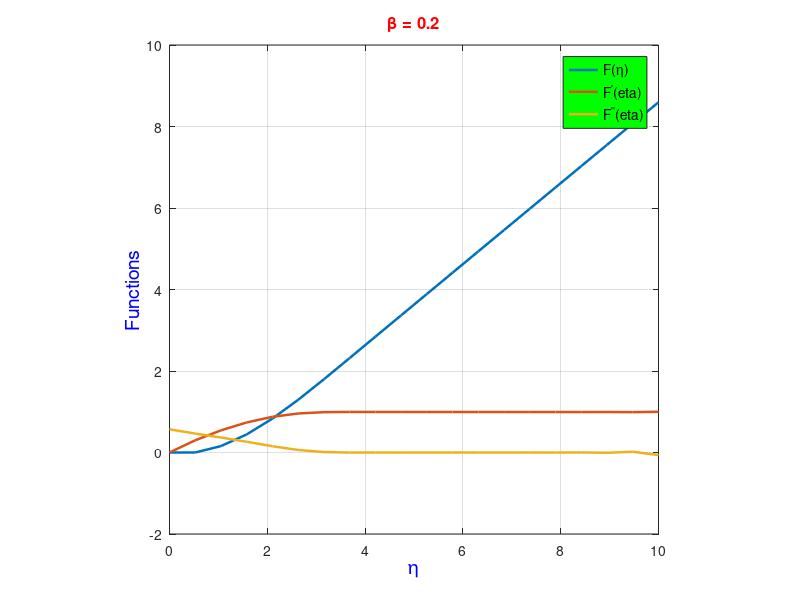

MATLAB code to generate this figure: (Note: this script raises an error after producing the figure.)
clear
clc
close all
%% 
BETA=0.2;
ALPHA=1;

INFINITY_ETA=10;
NODES=20;
D=INFINITY_ETA/(NODES-1);

F=0:0:0; G=F; H=G;
ETA=F;

F0=0; G0=0; GN=1;
SHOOT=0.001;
ADD=0.1*SHOOT;

F(1)=F0; G(1)=G0;
H(1)=SHOOT;

MAXIT=10000;
ITER=1;
ACCERR=0.0001;
ERROR=100;

while ((ERROR>ACCERR) && (ITER<MAXIT))
for I=1:NODES-1
    ETA(I+1)=I*D;
    F(I+1)=F(I)+D*G(I);
    G(I+1)=G(I)+D*H(I);
    H(I+1)=H(I)+D*(-ALPHA*F(I)*H(I) - BETA*(1-G(I)^2));
end

ERROR=abs(G(NODES)-GN);
H(1)=H(1)+ADD;

ITER=ITER+1;

end

for I=1:NODES
    OUT_M(:,1)=ETA;
    OUT_M(:,2)=F;
    OUT_M(:,3)=G;
    OUT_M(:,4)=H;
end
%% 
figure
plot (ETA,F,'linewidth',1.8)
hold on
plot (ETA,G,'linewidth',1.8)
plot (ETA,H,'linewidth',1.8)

xlabel ('\eta','FontSize',14,'color','b')
ylabel ('Functions','FontSize',14,'color','b')
title (['\beta = ',num2str(BETA)],'FontSize',12,'color','R')

grid on
axis square

legend('F(\eta)',"F^'(\eta)","F^'^'(\eta)",'FontSize',10,'color','G')

%% 
V=1.48E-5;
C=5;

LX=1;
LY=1;
DX=LX/(NODES-1);
DY=LY/(NODES-1);

X=0:0:0; Y=X; KSI=X;
S=zeros(NODES,NODES);
U_VEL=S; V_VEL=S;

for I=1:NODES
    X(I)=(I-1)*DX;
    KSI(I)=sqrt((V*(2-BETA))/C)*X(I)^((1-BETA)/(2-BETA));
    for J=1:NODES
        Y(J)=(J-1)*DY;
        
        INPUT=(Y(J)/(sqrt((2-BETA)*V/C)))*X(I)^(-(1-BETA)/(2-BETA));
        S(I,J)=sqrt(C*(2-BETA)*V) * X(I)^(1/(2-BETA)) * F_ETA(INPUT);
    end
end
S(1,:)=S(2,:);

for I=2:NODES-1
    for J=2:NODES-1
        U_VEL(1,J)=(S(1,J+1)-S(1,J-1))/(2*DY);
        U_VEL(I,J)=(S(I,J+1)-S(I,J-1))/(2*DY);
        
        U_VEL(I,1)=(S(I,2)-S(I,1))/(DY);
        U_VEL(I,NODES)=(S(I,NODES)-S(I,NODES-1))/(DY);
        
        V_VEL(1,J)=-(S(2,J)-S(1,J))/(DX);
        V_VEL(NODES,J)=-(S(NODES,J)-S(NODES-1,J))/(DX);
        
        V_VEL(I,J)=-(S(I+1,J)-S(I-1,J))/(2*DX);
        V_VEL(I,1)=-(S(I+1,1)-S(I-1,1))/(2*DX);
    end
end


figure
hold on
quiver(Y,X,U_VEL,V_VEL,'linewidth',1.,'color','r')
contour(X,Y,S,12,'linewidth',1.,'color','B','linestyle','-')
legend ('Veloity Field','StreamLines','FontSize',10,'color','Y')
xlabel ('X','FontSize',14,'color','b')
ylabel ('Y','FontSize',14,'color','b')
title (['Flow Over a Wedge','\beta = ',num2str(BETA)],'FontSize',12,'color','R')
axis square
grid on


figure
hold on
contour(X,Y,U_VEL,14,'linewidth',1.2,'color','R','linestyle','-')
contour(X,Y,V_VEL,14,'linewidth',1.2,'color','G','linestyle','-')
legend ('uVelocity IsoLines','vVelocity IsoLines','FontSize',10,'color','Y')
xlabel ('X','FontSize',14,'color','b')
ylabel ('Y','FontSize',14,'color','b')
title (['Flow Over a Wedge','\beta = ',num2str(BETA)],'FontSize',12,'color','R')
axis square
grid on

%% 
FETA=OUT_M(:,2);
function OUTPUT=F_ETA(INPUT)
       p1 =    0.006314;
       p2 =     -0.0871;
       p3 =      0.4416;
       p4 =     0.02019;
       p5 =   -0.006609;
       OUTPUT = p1*INPUT^4 + p2*INPUT^3 + p3*INPUT^2 + p4*INPUT + p5;
end

